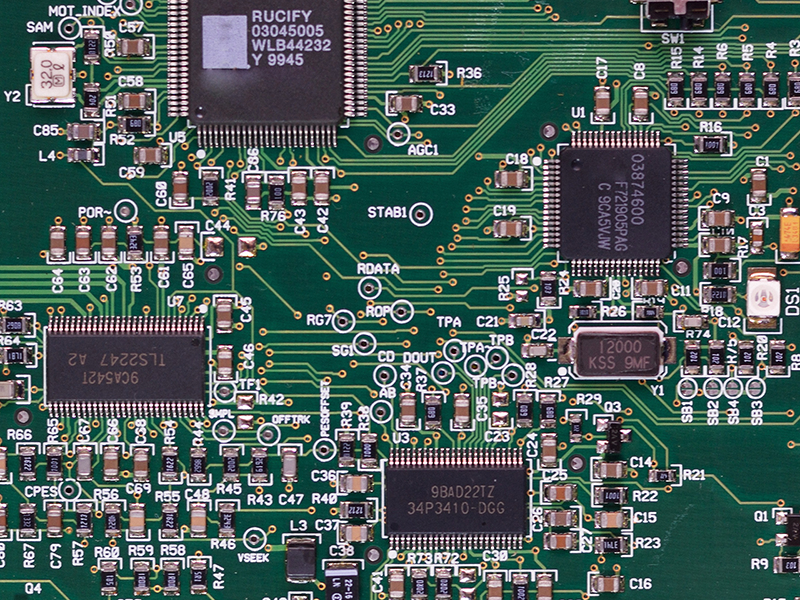
//> input picture images/circuit2.bmp, 800 x 600 px
$ ./template   (built with g++ and OpenCV 4)
//> lines starting //> are read from the running program, lines starting //| are printed output that depends on the picture
#include <iostream>
#include <opencv2/imgproc.hpp>
#include "opencv2/opencv.hpp"

using namespace std;
using namespace cv;

int main()
{
    Mat src = imread("../../../images/circuit2.bmp", cv::IMREAD_GRAYSCALE);
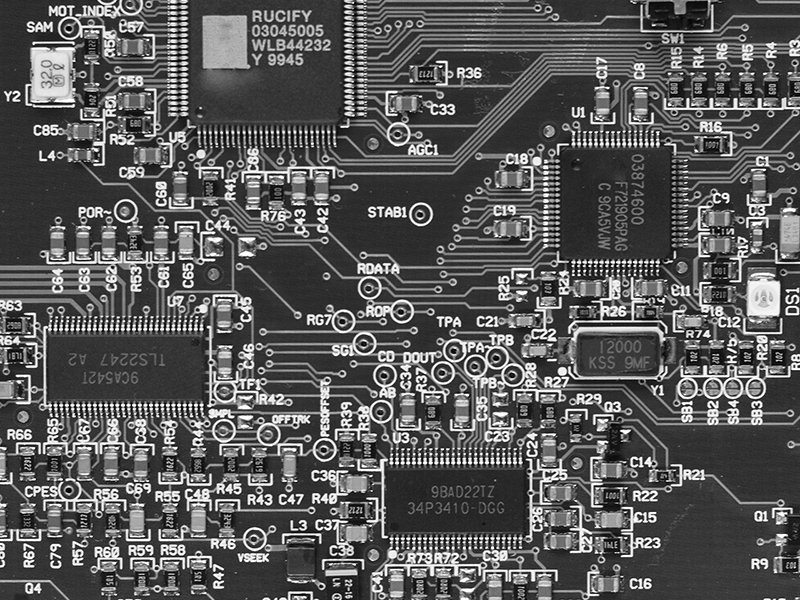
//> src: 600 rows x 800 cols, CV_8UC1; min 0, max 255, mean 89.4
    Mat tmp1 = imread("../../../images/crystal.bmp", IMREAD_GRAYSCALE);
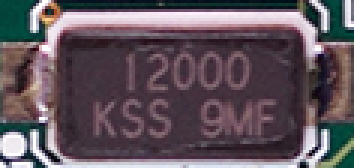
//> input picture images/crystal.bmp, 118 x 56 px (shown 3 times larger)
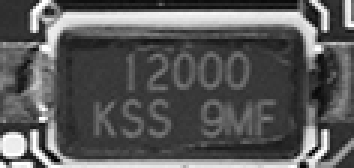
//> tmp1: 56 rows x 118 cols, CV_8UC1 (shown 3 times larger); min 0, max 255, mean 89.7

    if(src.empty() || tmp1.empty()){
        cerr << "image load failed!!" << endl;
        return -1;
    }

#if 1
    //src + noise
    src = src + 50;
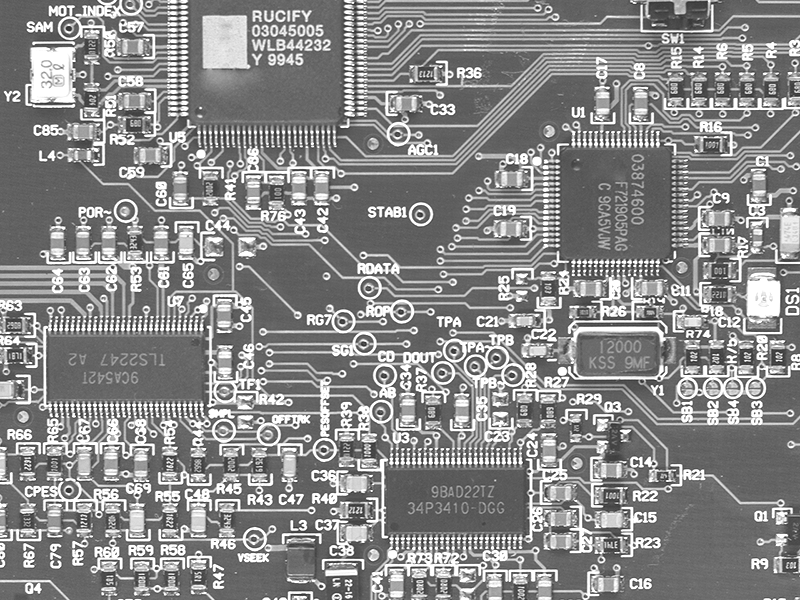
//> src: 600 rows x 800 cols, CV_8UC1; min 50, max 255, mean 136.8
    Mat noise(src.size(), CV_32S);
    randn(noise, 0, 10);
    add(src, noise, src, noArray(), CV_8U);
#endif

#if 0
    GaussianBlur(src, src, Size(), 1);
    GaussianBlur(tmp1, tmp1, Size(), 1);
#endif

#if 0
    resize(src, src, Size(), 0.9, 0.9);
#endif

#if 1
    Point2f cp(src.cols / 2.f, src.rows / 2.f);
//> cp = Point(400, 300)
    Mat rot = getRotationMatrix2D(cp, 10, 1);
    warpAffine(src, src, rot, src.size());
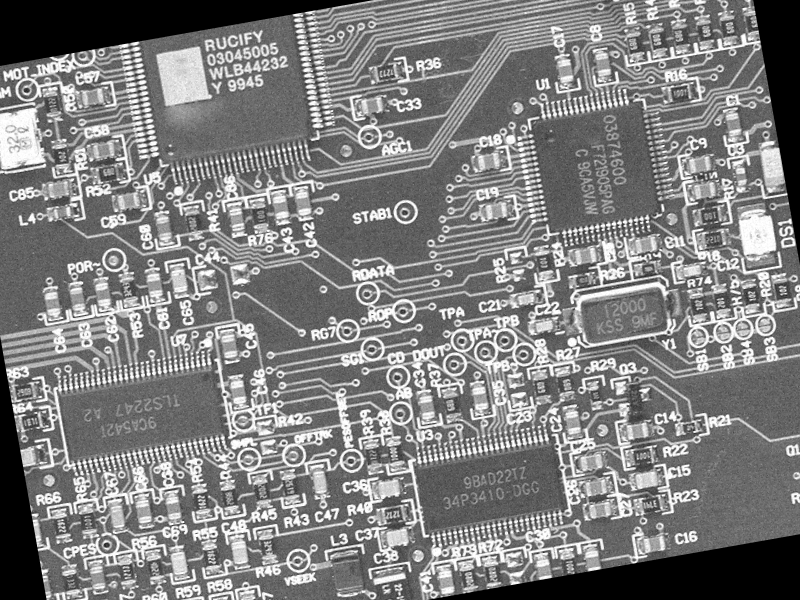
//> src: 600 rows x 800 cols, CV_8UC1; min 0, max 255, mean 127
#endif


    Mat res, res_norm;
    matchTemplate(src, tmp1, res, TM_CCOEFF_NORMED);
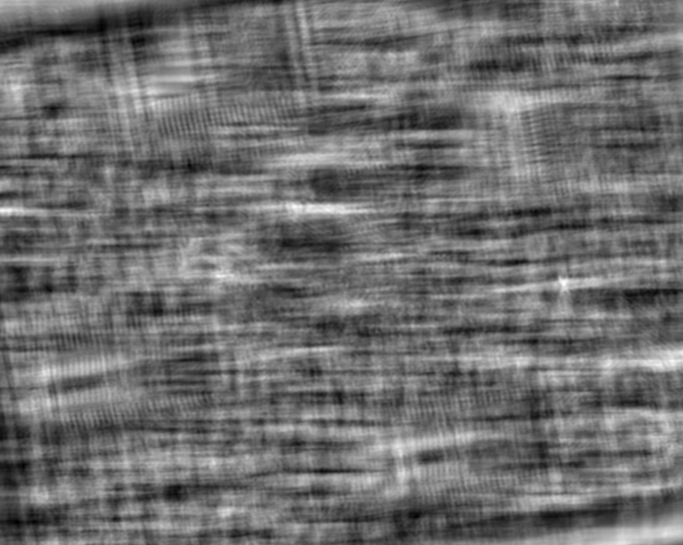
//> res: 545 rows x 683 cols, CV_32FC1; min -0.197, max 0.256, mean -0.0011; drawn with min black and max white
    normalize(res, res_norm, 0, 255, NORM_MINMAX, CV_8U);

    double maxv;
    Point maxloc;
    minMaxLoc(res, 0, &maxv, 0, &maxloc);
//> maxv = 0.256; maxloc = Point(563, 283)

    cout << "maxv: " << maxv << endl;
//| maxv: 0.255648
    cout << "maxloc: " << maxloc << endl;
//| maxloc: [563, 283]

    Mat dst;
    cvtColor(src, dst, COLOR_GRAY2BGR);

    rectangle(dst, Rect(maxloc.x, maxloc.y, tmp1.cols, tmp1.rows), Scalar(0,0,255), 2);
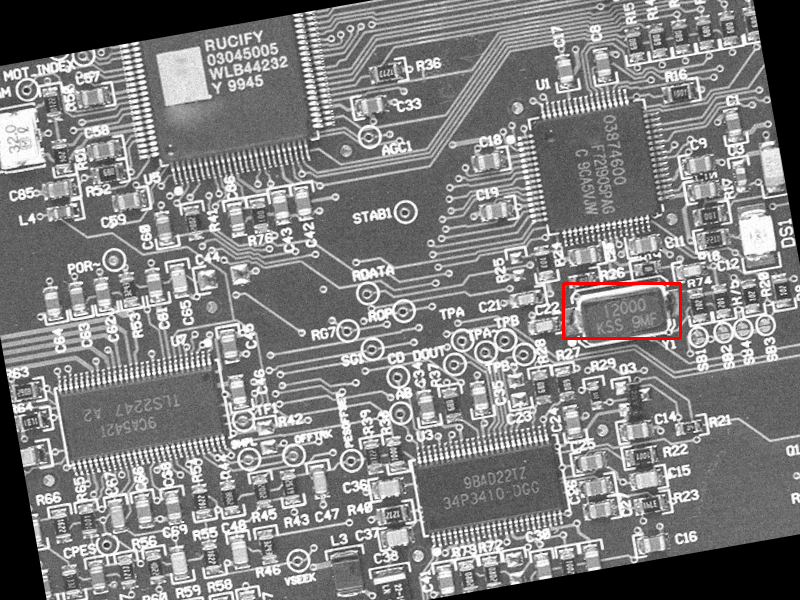
//> dst: 600 rows x 800 cols, CV_8UC3; mean B, G, R 126.7, 126.7, 127.2

    imshow("tmp1", tmp1);
    imshow("res_norm", res_norm);
    imshow("dst", dst);

    while(1){
        if(waitKey() == 27) break;
//> the Esc key is pressed
    }

}
